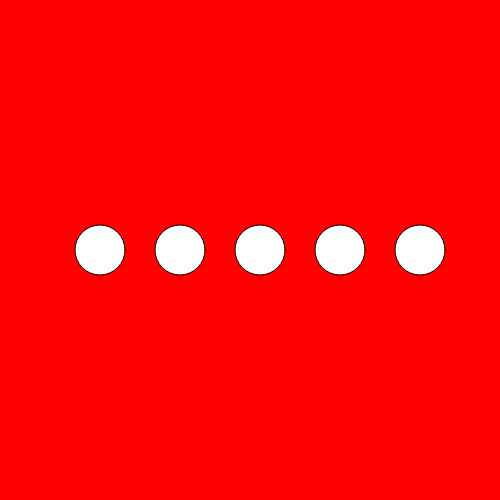
Frame 1 (no input)
Frame 2 (the mouse pressed at the canvas centre, redrawn once): identical to frame 1, image omitted

The p5.js sketch that drew this single still picture (run headless with seeded random() and noise() and a simulated clock; the mouse was pressed at the canvas centre and the sketch redrawn once):

// p5.js sketch
// ── sketch.js
// p5Polar Template
// https://github.com/liz-peng/p5.Polar
// https://liz-peng.github.io/p5.Polar/
// Review the index.html for the <script></script> 

function setup() {
  createCanvas(500, 500);
}

function draw() {
  background(255,0,0);

  drawing01();

  noLoop() // stops draw() from looping
}

function drawing01() {
  //code goes here
  // Insert your drawing here
  //ellipse(100, height/2, 50);
  //ellipse(150, height/2, 50);
  //ellipse(200, height/2, 50);
  //ellipse(250, height/2, 50);
  //ellipse(300, height/2, 50);

  //for loop - a piece of code that repeats a certain number of times
  //until a condition is met

  const startingX = 100;
  const s = 50; //size
  const space = 80; // space in between shapes
  for (i=0; i<5; i++){
    ellipse(startingX + i * space, height/2, s);
  }
}

// My first nested for loop
function drawing02() {
  const startingX = 100;
   const s = 50; //size
    const space = 80; // space in between shapes
    for (let i = 0; i < 5; i++) {
     for (let j = 0; j < 5; j++) {
      ellipse(startingX + i * space, height/2, s);
      console.log(j);
    }
  }
}
// ── readme.html
<!DOCTYPE html>
<html lang="en">
<head>
  <meta charset="UTF-8">
  <script src="sketch.js"></script>
  <title>Sketch Name</title> <!--Update your title here-->
  <!--Add style to your code within the style tag <style></style>
  Read the W3Schools CSS Intro for more: https://www.w3schools.com/css/css_intro.asp 
  -->
  <style>
    body {
      font-family: sans-serif;
      margin: 2em;
      /*padding: 1em;*/
      color: #000000;
      background-color: #f0f0f0;
    }

    a {
      color: rgb(0,0,255);
    }

    a:hover {
      text-decoration: dashed;
    }

    h1 {
      /* Insert your own style here */
    }

    h2 {
      /* Insert your own style here */
    }
  </style>
</head>

<body>
    <h1>Sketch Name</h1>
    <p>Add your description here.</p>
    <ul>
    <li><a href="index.html" target="_blank">Link to initial sketch</a></li>
    <li><a href="index.html" target="_blank">Link to sketch featuring p5.Polar</a></li>
    </ul>

  <!-- Optional, share as needed-->
   <h2>Resources</h2>
   <ul>
    <li><a href="http://example.com" target="_blank">One reference</a></li>
    <li><a href="http://example.com" target="_blank">Another reference</a></li>
    <li><a href="http://example.com" target="_blank">And another reference</a></li>
   </ul>
  
    <!--Replace with your own image-->
    <!--You can limit the size of your displayed image using "height" or "width" -->
    <img src="media/image.jpg" height="400px" alt="This the alt description of this image. This is a picture of a cat."></img>
</body>
</html>
